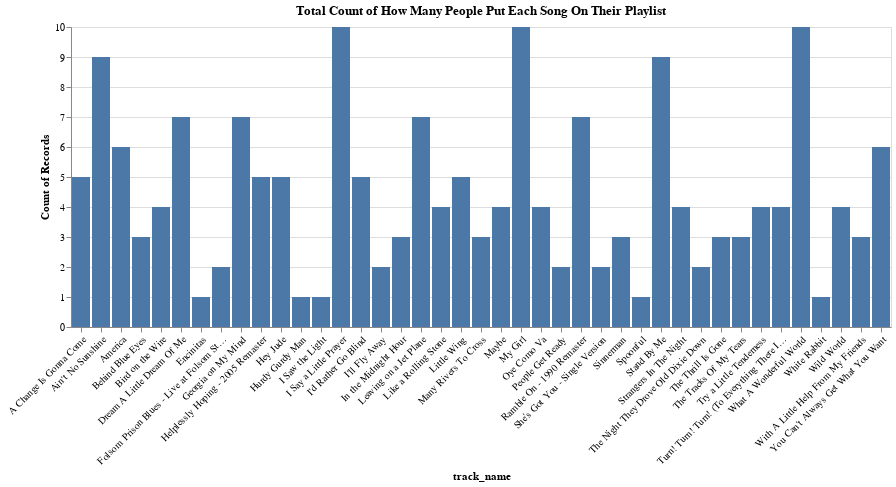

The cell this chart's notebook holds for it:
### Code cell
alt.Chart(multiple_playlist_df).mark_bar().encode(
    #x="track_name",
    alt.X('track_name', axis=alt.Axis(labelAngle=-45)),
    y='count()'
).properties(title = "Total Count of How Many People Put Each Song On Their Playlist")

### Figure 1 — Vega-Lite specification as saved in the notebook (floating-point values rounded to 4 significant figures; data arrays with more than 128 entries replaced by an {"elided": "..."} marker saying what was removed)
{"config": {"view": {"continuousWidth": 400, "continuousHeight": 300}}, "data": {"name": "data-c1a743b8c82d040ba9110a2d74f6db5b"}, "mark": "bar", "encoding": {"x": {"type": "nominal", "axis": {"labelAngle": -45}, "field": "track_name"}, "y": {"type": "quantitative", "aggregate": "count"}}, "title": "Total Count of How Many People Put Each Song On Their Playlist", "$schema": "https://vega.github.io/schema/vega-lite/v4.8.1.json", "datasets": {"data-c1a743b8c82d040ba9110a2d74f6db5b": {"elided": "181 records"}}}
